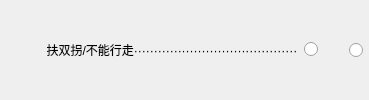
              <widget class="QWidget" name="widget_54" native="true">
               <property name="sizePolicy">
                <sizepolicy hsizetype="Preferred" vsizetype="Fixed">
                 <horstretch>0</horstretch>
                 <verstretch>0</verstretch>
                </sizepolicy>
               </property>
               <layout class="QHBoxLayout" name="horizontalLayout_42">
                <property name="leftMargin">
                 <number>0</number>
                </property>
                <property name="topMargin">
                 <number>0</number>
                </property>
                <property name="rightMargin">
                 <number>6</number>
                </property>
                <property name="bottomMargin">
                 <number>0</number>
                </property>
                <item>
                 <widget class="QLabel" name="label_60">
                  <property name="sizePolicy">
                   <sizepolicy hsizetype="Expanding" vsizetype="Fixed">
                    <horstretch>0</horstretch>
                    <verstretch>0</verstretch>
                   </sizepolicy>
                  </property>
                  <property name="text">
                   <string>              扶双拐/不能行走·········································</string>
                  </property>
                  <property name="alignment">
                   <set>Qt::AlignLeading|Qt::AlignLeft|Qt::AlignVCenter</set>
                  </property>
                 </widget>
                </item>
                <item>
                 <widget class="QRadioButton" name="radioButton_84">
                  <property name="sizePolicy">
                   <sizepolicy hsizetype="Fixed" vsizetype="Fixed">
                    <horstretch>0</horstretch>
                    <verstretch>0</verstretch>
                   </sizepolicy>
                  </property>
                  <property name="layoutDirection">
                   <enum>Qt::RightToLeft</enum>
                  </property>
                  <property name="text">
                   <string/>
                  </property>
                 </widget>
                </item>
                <item>
                 <widget class="QRadioButton" name="radioButton_85">
                  <property name="sizePolicy">
                   <sizepolicy hsizetype="Fixed" vsizetype="Fixed">
                    <horstretch>0</horstretch>
                    <verstretch>0</verstretch>
                   </sizepolicy>
                  </property>
                  <property name="layoutDirection">
                   <enum>Qt::RightToLeft</enum>
                  </property>
                  <property name="text">
                   <string>    </string>
                  </property>
                 </widget>
                </item>
               </layout>
              </widget>
